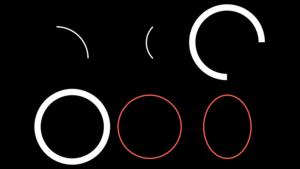

Reproduce this figure in Python.
from manim import *
config.frame_width=9.5

class Main(Scene):
    def construct(self):
        grp = Group(*[
            Arc(1, 0, PI/2),
            ArcBetweenPoints(ORIGIN, DOWN),
            AnnularSector(1, 1.2, PI*3/2),
            Annulus(1, 1.2),
            Circle(1),
            Ellipse(1.5, 2),
        ])
        self.add(grp.arrange_in_grid(2,3))
